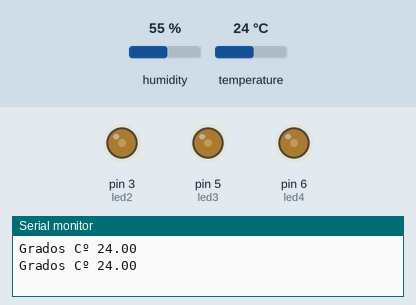
A sketch run on a simulated Arduino Uno, built with avr-gcc and run on an emulated ATmega328P. Shown: output pins drawn as LEDs (lit = HIGH), the last lines printed to the serial monitor. Inputs (shaded band) come from the test bench; at power-on: temperature 24 °C, humidity 55 %. Pins used as bus, display or sensor lines are not drawn.

Above: at 5.9 s.
6.0 s: temperature set to 20 °C
At 6.49 s:
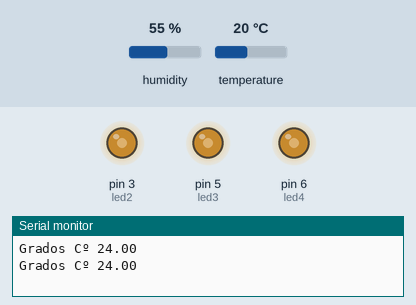
12.1 s: temperature set to 17 °C
At 16.2 s:
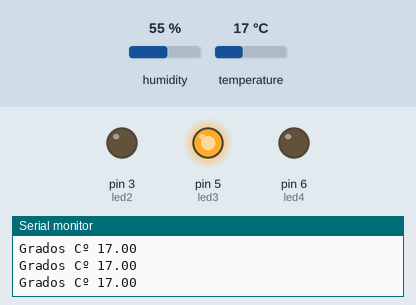
18.2 s: temperature set to 28 °C
At 21.6 s:
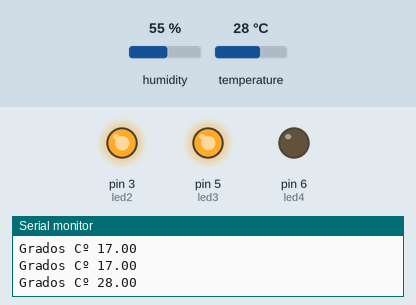
29.2 s: temperature set to 26 °C
36.8 s: temperature set to 23 °C
45.1 s: temperature set to 33 °C
At 51.4 s:
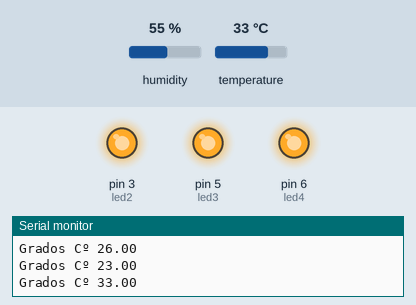
Timing chart, 0 to 52.2 s (numbered marks = the images above; inputs shaded):
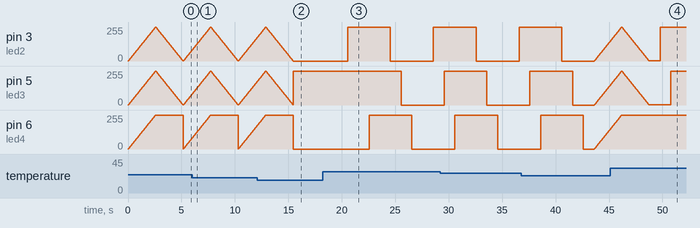

Measured:
- the behaviour switches between 19 and 18 °C on temperature (found by bisection; images 1 and 2)
- after the input at 12.1 s, pin 3 (led2), pin 6 (led4): goes on until 15.5 s, then stays 0/255
- after the input at 18.2 s, pin 3 (led2): 0/255 → 255/255 after 2.4 s, → 0/255 4.0 s later, → 255/255 4.0 s later; pin 5 (led3): 255/255 → 0/255 after 7.4 s; pin 6 (led4): 0/255 → 255/255 after 4.4 s, → 0/255 4.0 s later
- after the input at 45.1 s, pin 5 (led3): goes on until 48.7 s, then stays 1/255; pin 6 (led4): goes on until 46.2 s, then stays 255/255

The sketch:

sketch_Examen2.ino
```cpp
 float gradosC=0;
 int led1=1;
 int led2=3;
 int led3=5;
 int led4=6;


 #include <DHT.h>

 #define DHTPIN 8
 #define DHTTYPE DHT11

 DHT dht (DHTPIN,DHTTYPE);
void setup() {
Serial.begin(9600);


pinMode(led1,OUTPUT);
pinMode(led2,OUTPUT);
pinMode(led3,OUTPUT);
pinMode(led4,OUTPUT);


}

void loop() {

  gradosC=dht.readTemperature();

  Serial.print("Grados Cº ");
  Serial.println(gradosC);

   if(gradosC <18.3 ){

 digitalWrite(led1,HIGH);
 digitalWrite(led2,LOW);
 digitalWrite(led3,HIGH);
 digitalWrite(led4,LOW);

   }
 if(gradosC >=18.3 && gradosC <25){  //pwm

   for(int i = 0; i<256; i++){
  analogWrite(led1,i);
  analogWrite(led2,i);
  analogWrite(led3,i);
  analogWrite(led4,i);
  delay(10);
  }
  for(int i = 255; i>0; i--){
  analogWrite(led1,i);
  analogWrite(led2,i);
  analogWrite(led3,i);
  digitalWrite(led4,i);
  delay(10);
  }
 }
  if(gradosC >= 25){

  digitalWrite(led1,HIGH);
  delay(1000);
  digitalWrite(led2,HIGH);
  delay(1000);
   digitalWrite(led3,HIGH);
  delay(1000);
  digitalWrite(led4,HIGH);
  delay(1000);


  digitalWrite(led1,LOW);
  delay(1000);
  digitalWrite(led2,LOW);
  delay(1000);
   digitalWrite(led3,LOW);
  delay(1000);
  digitalWrite(led4,LOW);
  delay(1000);


 }

 }
```
